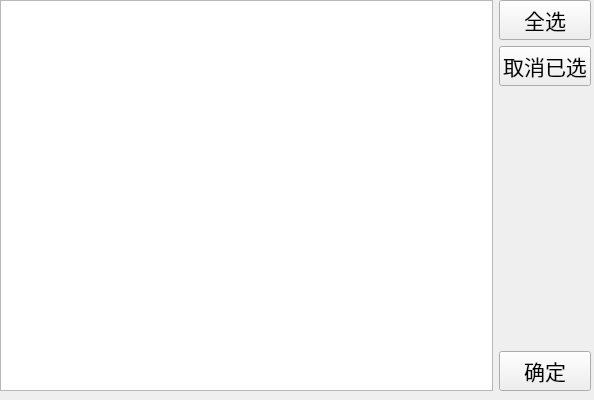
<?xml version="1.0" encoding="UTF-8"?>
<ui version="4.0">
 <class>ShareFile</class>
 <widget class="QWidget" name="ShareFile">
  <property name="geometry">
   <rect>
    <x>0</x>
    <y>0</y>
    <width>594</width>
    <height>400</height>
   </rect>
  </property>
  <property name="windowTitle">
   <string>Form</string>
  </property>
  <widget class="QWidget" name="">
   <property name="geometry">
    <rect>
     <x>0</x>
     <y>0</y>
     <width>591</width>
     <height>391</height>
    </rect>
   </property>
   <layout class="QHBoxLayout" name="horizontalLayout">
    <item>
     <widget class="QListWidget" name="onlineFriend_LW">
      <property name="selectionMode">
       <enum>QAbstractItemView::MultiSelection</enum>
      </property>
     </widget>
    </item>
    <item>
     <layout class="QVBoxLayout" name="verticalLayout">
      <item>
       <widget class="QPushButton" name="allSelect_PB">
        <property name="font">
         <font>
          <family>Arial</family>
          <pointsize>16</pointsize>
         </font>
        </property>
        <property name="text">
         <string>全选</string>
        </property>
       </widget>
      </item>
      <item>
       <widget class="QPushButton" name="cancelSelect_PB">
        <property name="font">
         <font>
          <family>Arial</family>
          <pointsize>16</pointsize>
         </font>
        </property>
        <property name="text">
         <string>取消已选</string>
        </property>
       </widget>
      </item>
      <item>
       <spacer name="verticalSpacer">
        <property name="orientation">
         <enum>Qt::Vertical</enum>
        </property>
        <property name="sizeHint" stdset="0">
         <size>
          <width>20</width>
          <height>40</height>
         </size>
        </property>
       </spacer>
      </item>
      <item>
       <widget class="QPushButton" name="ok_PB">
        <property name="font">
         <font>
          <family>Arial</family>
          <pointsize>16</pointsize>
         </font>
        </property>
        <property name="text">
         <string>确定</string>
        </property>
       </widget>
      </item>
     </layout>
    </item>
   </layout>
  </widget>
 </widget>
 <resources/>
 <connections/>
</ui>
